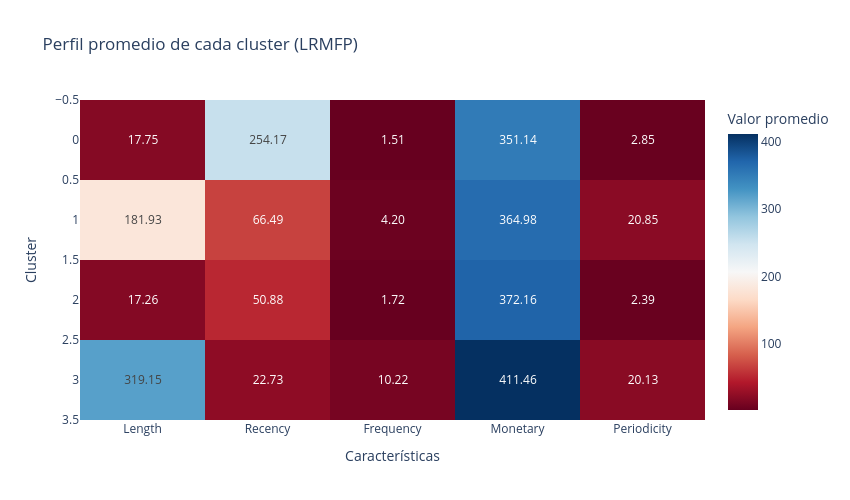

The cell this chart's notebook holds for it:
### Code cell
# Aquí grafique el Heatmap
fig = px.imshow(
    cluster_mean,
    text_auto=".2f",
    color_continuous_scale="RdBu",
    title="Perfil promedio de cada cluster (LRMFP)",
    labels={"x": "Características", "y": "Cluster", "color": "Valor promedio"},
)

fig.update_layout(width=850, height=500)

fig.show()

### Figure 1 — Plotly figure (JSON) as saved in the notebook; plotly's stock layout.template omitted (floating-point values rounded to 4 significant figures)
{"data": [{"coloraxis": "coloraxis", "hovertemplate": "Características: %{x}<br>Cluster: %{y}<br>Valor promedio: %{z}<extra></extra>", "name": "0", "texttemplate": "%{z:.2f}", "type": "heatmap", "x": ["Length", "Recency", "Frequency", "Monetary", "Periodicity"], "xaxis": "x", "y": [0, 1, 2, 3], "yaxis": "y", "z": [[17.75, 254.2, 1.508, 351.1, 2.847], [181.9, 66.49, 4.198, 365.0, 20.85], [17.26, 50.88, 1.722, 372.2, 2.394], [319.1, 22.73, 10.22, 411.5, 20.13]]}], "layout": {"coloraxis": {"colorbar": {"title": {"text": "Valor promedio"}}, "colorscale": [[0, "rgb(103,0,31)"], [0.1, "rgb(178,24,43)"], [0.2, "rgb(214,96,77)"], [0.3, "rgb(244,165,130)"], [0.4, "rgb(253,219,199)"], [0.5, "rgb(247,247,247)"], [0.6, "rgb(209,229,240)"], [0.7, "rgb(146,197,222)"], [0.8, "rgb(67,147,195)"], [0.9, "rgb(33,102,172)"], [1, "rgb(5,48,97)"]]}, "height": 500, "title": {"text": "Perfil promedio de cada cluster (LRMFP)"}, "width": 850, "xaxis": {"anchor": "y", "constrain": "domain", "domain": [0, 1], "scaleanchor": "y", "title": {"text": "Características"}}, "yaxis": {"anchor": "x", "autorange": "reversed", "constrain": "domain", "domain": [0, 1], "title": {"text": "Cluster"}}}}
